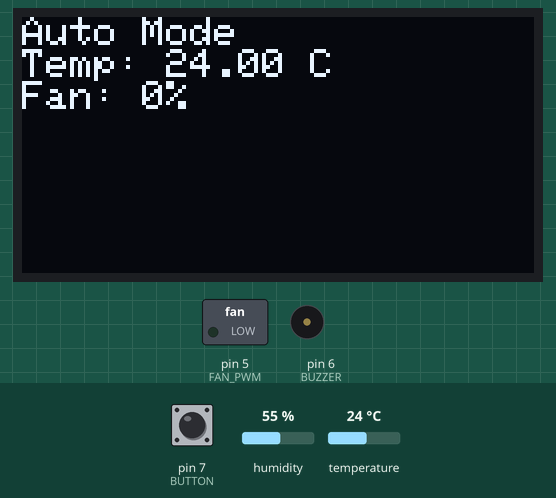
Recording of a sketch running on a simulated Arduino Uno, built with avr-gcc and run on an emulated ATmega328P. On the bench: 128×64 one-colour display, switched loads named in the sketch (green lamp = pin HIGH), buzzer (waves = sounding, pin HIGH). The test bench sets the inputs (shaded band); at power-on: pin 7 (BUTTON) HIGH, temperature 24 °C, humidity 55 %.

Above: at 3.2 s.
3.3 s: pin 7 (BUTTON) pulled LOW for 3.2 s
At 5.0 s:
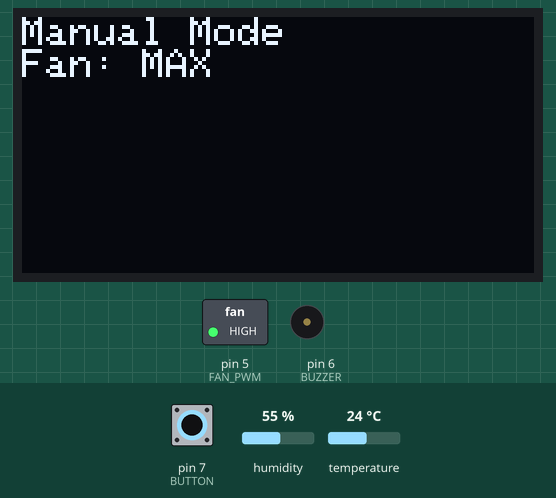
8.0 s: temperature set to 29.2 °C
At 9.4 s:
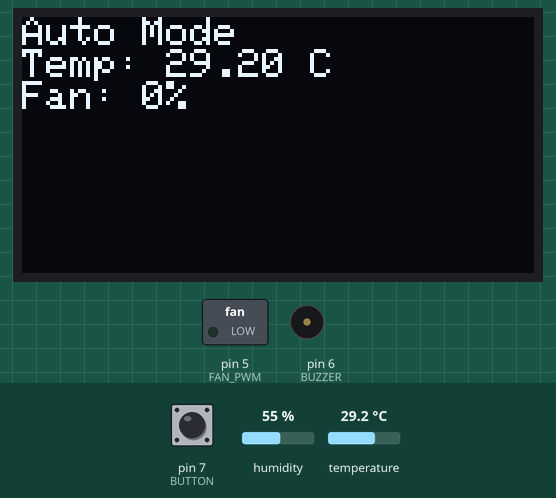
10.4 s: temperature set to 30.4 °C
At 12.1 s:
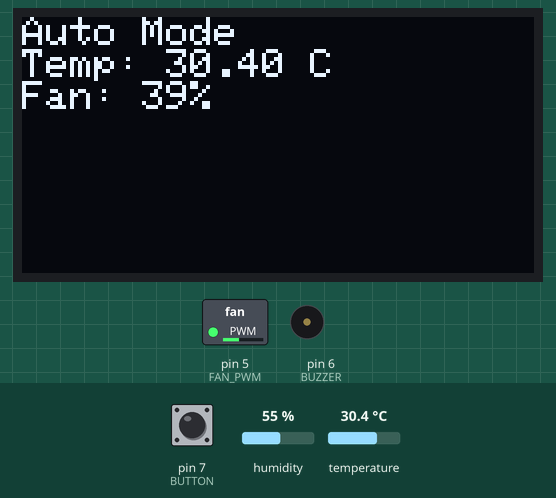
12.4 s: pin 7 (BUTTON) pulled LOW for 1.25 s
At 13.8 s:
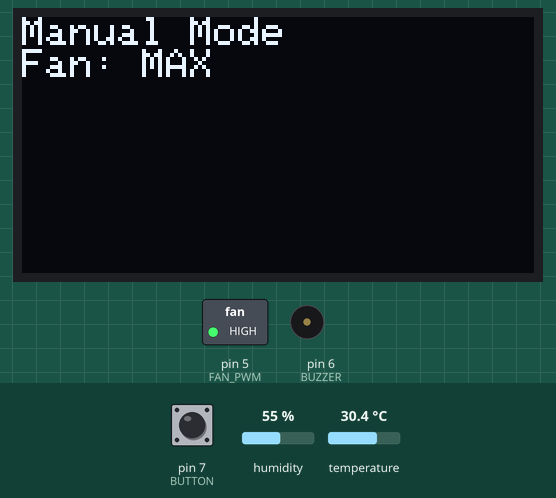
15.1 s: pin 7 (BUTTON) pulled LOW for 1.25 s
17.8 s: temperature set to 34.5 °C
At 21.0 s:
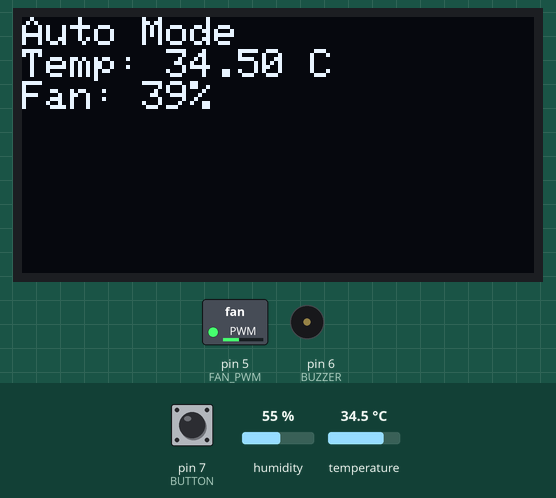
21.3 s: temperature set to 35.4 °C
At 22.5 s:
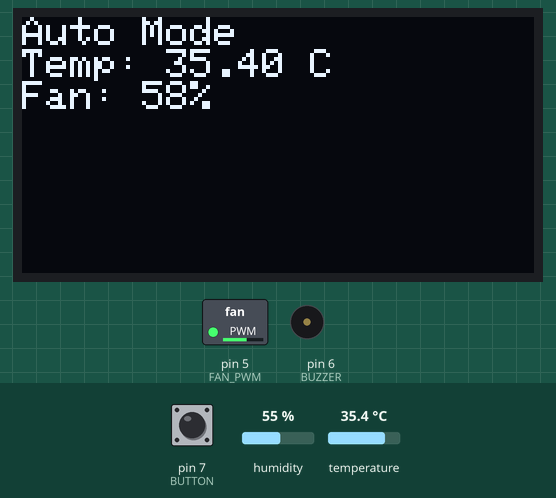
Timing chart, 0 to 24.3 s (numbered marks = the images above; inputs shaded):
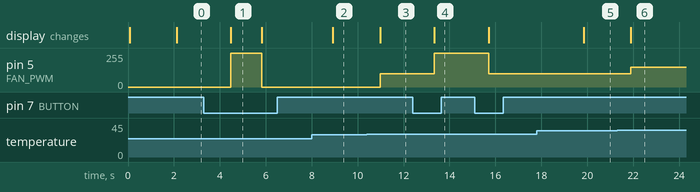

The sketch:

Smart_Thermal_Regulator.ino
```cpp
#include <Adafruit_SSD1306.h>
#include <DHT.h>

#define TEMP_SENSOR A0
#define FAN_PWM 5
#define BUZZER 6
#define BUTTON 7
#define DHTPIN 8
#define DHTTYPE DHT22 // Use DHT11 if needed

DHT dht(DHTPIN, DHTTYPE);

Adafruit_SSD1306 display(128, 64, &Wire, -1);

bool manualOverride = false;
int fanSpeed = 0;

void setup() {
  pinMode(FAN_PWM, OUTPUT);
  pinMode(BUZZER, OUTPUT);
  pinMode(BUTTON, INPUT_PULLUP);

  dht.begin();
  Serial.begin(9600);
  display.begin(SSD1306_SWITCHCAPVCC, 0x3C);
  display.clearDisplay();
  display.display();

  displayMessage("System Initializing...");
  delay(2000);
}

void loop() {
  float temperature = dht.readTemperature();
  if (isnan(temperature)) {
    temperature = analogRead(TEMP_SENSOR) * 0.488; // Approximation
  }

  if (digitalRead(BUTTON) == LOW) {
    manualOverride = !manualOverride;
    delay(300);  // Debounce
  }

  if (manualOverride) {
    fanSpeed = 255; // Full speed
    displayMessage("Manual Mode\nFan: MAX");
  } else {
    fanSpeed = getFanSpeed(temperature);
    displayMessage("Auto Mode\nTemp: " + String(temperature) + " C\nFan: " + String(map(fanSpeed, 0, 255, 0, 100)) + "%");
  }

  analogWrite(FAN_PWM, fanSpeed);

  if (temperature >= 50) {
    digitalWrite(BUZZER, HIGH);
  } else {
    digitalWrite(BUZZER, LOW);
  }

  delay(1000);
}

int getFanSpeed(float temp) {
  if (temp < 30) return 0;
  else if (temp < 35) return 100;
  else if (temp < 40) return 150;
  else if (temp < 50) return 200;
  else return 255;
}

void displayMessage(String msg) {
  display.clearDisplay();
  display.setTextSize(1);
  display.setTextColor(SSD1306_WHITE);
  display.setCursor(0, 0);
  display.println(msg);
  display.display();
}
```

Measured:
- the behaviour switches between 29.9 and 30 °C on temperature (found by bisection; images 2 and 3)
- the behaviour switches between 34.9 and 35 °C on temperature (found by bisection; images 5 and 6)
- after the input at 3.3 s, pin 5 (FAN_PWM): 0/255 → 255/255 after 1.2 s, → 0/255 1.3 s later; the display: changes after 1.2 s (image 1)
- after the input at 8.0 s, the display: changes after 0.91 s (image 2)
- after the input at 10.4 s, pin 5 (FAN_PWM): 0/255 → 100/255 after 0.58 s; the display: changes after 0.58 s (image 3)
- after the input at 12.4 s, pin 5 (FAN_PWM): 100/255 → 255/255 after 0.94 s; the display: changes after 0.94 s (image 4)
- after the input at 15.1 s, pin 5 (FAN_PWM): 255/255 → 100/255 after 0.61 s
- after the input at 17.8 s, the display: changes after 2.0 s (image 5)
- after the input at 21.3 s, pin 5 (FAN_PWM): 100/255 → 150/255 after 0.60 s; the display: changes after 0.60 s (image 6)
